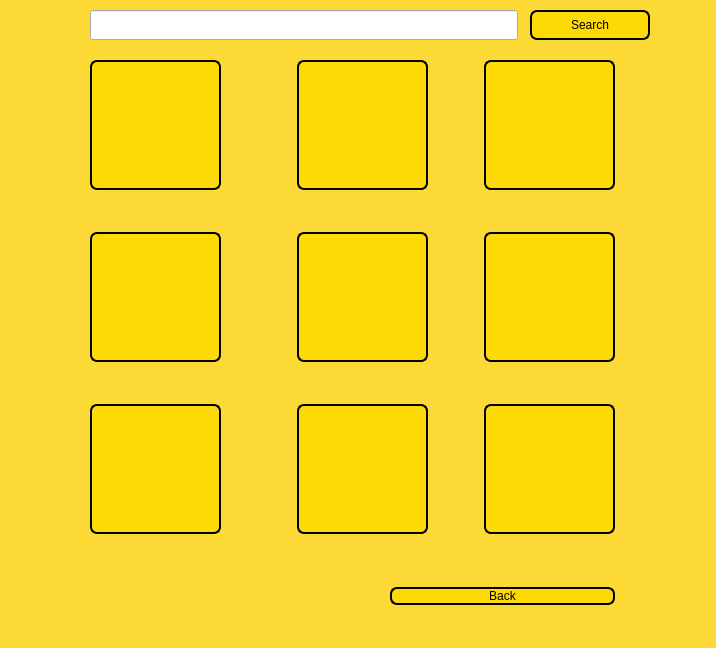
<?xml version="1.0" encoding="UTF-8"?>
<ui version="4.0">
 <class>HomeWindow</class>
 <widget class="QMainWindow" name="HomeWindow">
  <property name="geometry">
   <rect>
    <x>0</x>
    <y>0</y>
    <width>716</width>
    <height>648</height>
   </rect>
  </property>
  <property name="windowTitle">
   <string>MainWindow</string>
  </property>
  <widget class="QWidget" name="centralwidget">
   <property name="styleSheet">
    <string notr="true">#centralwidget
{
	background-color: #FDD935;
}

QLabel
{
font: 17pt &quot;Cooper Black&quot;;
}

QPushButton
{
	font: 15pt &quot;Cooper Black&quot;;
	background-color: #FDD905 ;
	border-Radius: 7px;
	border: 2px solid  black;
	
	
		
	
	
	
	
	
	
	
}

QPushButton:hover
{
	border-Radius: 7px;
	border: 4px solid  red;
}

QLineEdit
{
	font: 19pt &quot;MV Boli&quot;;
}

</string>
   </property>
   <widget class="QWidget" name="verticalLayoutWidget">
    <property name="geometry">
     <rect>
      <x>90</x>
      <y>60</y>
      <width>558</width>
      <height>674</height>
     </rect>
    </property>
    <property name="sizePolicy">
     <sizepolicy hsizetype="Expanding" vsizetype="Preferred">
      <horstretch>0</horstretch>
      <verstretch>0</verstretch>
     </sizepolicy>
    </property>
    <property name="minimumSize">
     <size>
      <width>0</width>
      <height>130</height>
     </size>
    </property>
    <layout class="QVBoxLayout" name="verticalLayout">
     <property name="sizeConstraint">
      <enum>QLayout::SetFixedSize</enum>
     </property>
     <item>
      <layout class="QHBoxLayout" name="horizontalLayout_2">
       <property name="topMargin">
        <number>0</number>
       </property>
       <item>
        <widget class="QPushButton" name="pushButton_1">
         <property name="sizePolicy">
          <sizepolicy hsizetype="Fixed" vsizetype="Fixed">
           <horstretch>0</horstretch>
           <verstretch>0</verstretch>
          </sizepolicy>
         </property>
         <property name="minimumSize">
          <size>
           <width>131</width>
           <height>130</height>
          </size>
         </property>
         <property name="maximumSize">
          <size>
           <width>131</width>
           <height>130</height>
          </size>
         </property>
         <property name="styleSheet">
          <string notr="true">background-image: url(:/Icons/PL.jpg);</string>
         </property>
         <property name="text">
          <string/>
         </property>
        </widget>
       </item>
       <item>
        <spacer name="horizontalSpacer_2">
         <property name="orientation">
          <enum>Qt::Horizontal</enum>
         </property>
         <property name="sizeType">
          <enum>QSizePolicy::Fixed</enum>
         </property>
         <property name="sizeHint" stdset="0">
          <size>
           <width>70</width>
           <height>20</height>
          </size>
         </property>
        </spacer>
       </item>
       <item>
        <widget class="QPushButton" name="pushButton_2">
         <property name="sizePolicy">
          <sizepolicy hsizetype="Fixed" vsizetype="Fixed">
           <horstretch>0</horstretch>
           <verstretch>0</verstretch>
          </sizepolicy>
         </property>
         <property name="minimumSize">
          <size>
           <width>131</width>
           <height>130</height>
          </size>
         </property>
         <property name="maximumSize">
          <size>
           <width>131</width>
           <height>130</height>
          </size>
         </property>
         <property name="styleSheet">
          <string notr="true">background-image: url(:/Icons/PL.jpg);</string>
         </property>
         <property name="text">
          <string/>
         </property>
        </widget>
       </item>
       <item>
        <spacer name="horizontalSpacer_11">
         <property name="orientation">
          <enum>Qt::Horizontal</enum>
         </property>
         <property name="sizeType">
          <enum>QSizePolicy::Expanding</enum>
         </property>
         <property name="sizeHint" stdset="0">
          <size>
           <width>50</width>
           <height>20</height>
          </size>
         </property>
        </spacer>
       </item>
       <item>
        <widget class="QPushButton" name="pushButton_3">
         <property name="sizePolicy">
          <sizepolicy hsizetype="Fixed" vsizetype="Fixed">
           <horstretch>0</horstretch>
           <verstretch>0</verstretch>
          </sizepolicy>
         </property>
         <property name="minimumSize">
          <size>
           <width>131</width>
           <height>130</height>
          </size>
         </property>
         <property name="maximumSize">
          <size>
           <width>131</width>
           <height>130</height>
          </size>
         </property>
         <property name="styleSheet">
          <string notr="true">background-image: url(:/Icons/PL.jpg);</string>
         </property>
         <property name="text">
          <string/>
         </property>
        </widget>
       </item>
      </layout>
     </item>
     <item>
      <layout class="QHBoxLayout" name="horizontalLayout_9">
       <property name="topMargin">
        <number>10</number>
       </property>
       <item>
        <widget class="QLabel" name="label_1">
         <property name="sizePolicy">
          <sizepolicy hsizetype="Fixed" vsizetype="Preferred">
           <horstretch>0</horstretch>
           <verstretch>0</verstretch>
          </sizepolicy>
         </property>
         <property name="minimumSize">
          <size>
           <width>131</width>
           <height>0</height>
          </size>
         </property>
         <property name="maximumSize">
          <size>
           <width>131</width>
           <height>16777215</height>
          </size>
         </property>
         <property name="text">
          <string/>
         </property>
         <property name="alignment">
          <set>Qt::AlignCenter</set>
         </property>
        </widget>
       </item>
       <item>
        <spacer name="horizontalSpacer_13">
         <property name="orientation">
          <enum>Qt::Horizontal</enum>
         </property>
         <property name="sizeType">
          <enum>QSizePolicy::Fixed</enum>
         </property>
         <property name="sizeHint" stdset="0">
          <size>
           <width>70</width>
           <height>20</height>
          </size>
         </property>
        </spacer>
       </item>
       <item>
        <widget class="QLabel" name="label_2">
         <property name="sizePolicy">
          <sizepolicy hsizetype="Fixed" vsizetype="Preferred">
           <horstretch>0</horstretch>
           <verstretch>0</verstretch>
          </sizepolicy>
         </property>
         <property name="minimumSize">
          <size>
           <width>131</width>
           <height>0</height>
          </size>
         </property>
         <property name="maximumSize">
          <size>
           <width>131</width>
           <height>16777215</height>
          </size>
         </property>
         <property name="text">
          <string/>
         </property>
         <property name="alignment">
          <set>Qt::AlignCenter</set>
         </property>
        </widget>
       </item>
       <item>
        <spacer name="horizontalSpacer_12">
         <property name="orientation">
          <enum>Qt::Horizontal</enum>
         </property>
         <property name="sizeType">
          <enum>QSizePolicy::Expanding</enum>
         </property>
         <property name="sizeHint" stdset="0">
          <size>
           <width>50</width>
           <height>20</height>
          </size>
         </property>
        </spacer>
       </item>
       <item>
        <widget class="QLabel" name="label_3">
         <property name="sizePolicy">
          <sizepolicy hsizetype="Fixed" vsizetype="Preferred">
           <horstretch>0</horstretch>
           <verstretch>0</verstretch>
          </sizepolicy>
         </property>
         <property name="minimumSize">
          <size>
           <width>131</width>
           <height>0</height>
          </size>
         </property>
         <property name="maximumSize">
          <size>
           <width>131</width>
           <height>16777215</height>
          </size>
         </property>
         <property name="text">
          <string/>
         </property>
         <property name="alignment">
          <set>Qt::AlignCenter</set>
         </property>
        </widget>
       </item>
      </layout>
     </item>
     <item>
      <layout class="QHBoxLayout" name="horizontalLayout_4">
       <property name="topMargin">
        <number>0</number>
       </property>
       <item>
        <widget class="QPushButton" name="pushButton_4">
         <property name="sizePolicy">
          <sizepolicy hsizetype="Fixed" vsizetype="Fixed">
           <horstretch>0</horstretch>
           <verstretch>0</verstretch>
          </sizepolicy>
         </property>
         <property name="minimumSize">
          <size>
           <width>131</width>
           <height>130</height>
          </size>
         </property>
         <property name="maximumSize">
          <size>
           <width>131</width>
           <height>130</height>
          </size>
         </property>
         <property name="styleSheet">
          <string notr="true">background-image: url(:/Icons/PL.jpg);</string>
         </property>
         <property name="text">
          <string/>
         </property>
        </widget>
       </item>
       <item>
        <spacer name="horizontalSpacer_5">
         <property name="orientation">
          <enum>Qt::Horizontal</enum>
         </property>
         <property name="sizeType">
          <enum>QSizePolicy::Fixed</enum>
         </property>
         <property name="sizeHint" stdset="0">
          <size>
           <width>70</width>
           <height>20</height>
          </size>
         </property>
        </spacer>
       </item>
       <item>
        <widget class="QPushButton" name="pushButton_5">
         <property name="sizePolicy">
          <sizepolicy hsizetype="Fixed" vsizetype="Fixed">
           <horstretch>0</horstretch>
           <verstretch>0</verstretch>
          </sizepolicy>
         </property>
         <property name="minimumSize">
          <size>
           <width>131</width>
           <height>130</height>
          </size>
         </property>
         <property name="maximumSize">
          <size>
           <width>131</width>
           <height>130</height>
          </size>
         </property>
         <property name="styleSheet">
          <string notr="true">background-image: url(:/Icons/PL.jpg);</string>
         </property>
         <property name="text">
          <string/>
         </property>
        </widget>
       </item>
       <item>
        <spacer name="horizontalSpacer_6">
         <property name="orientation">
          <enum>Qt::Horizontal</enum>
         </property>
         <property name="sizeType">
          <enum>QSizePolicy::Expanding</enum>
         </property>
         <property name="sizeHint" stdset="0">
          <size>
           <width>50</width>
           <height>20</height>
          </size>
         </property>
        </spacer>
       </item>
       <item>
        <widget class="QPushButton" name="pushButton_6">
         <property name="sizePolicy">
          <sizepolicy hsizetype="Fixed" vsizetype="Fixed">
           <horstretch>0</horstretch>
           <verstretch>0</verstretch>
          </sizepolicy>
         </property>
         <property name="minimumSize">
          <size>
           <width>131</width>
           <height>130</height>
          </size>
         </property>
         <property name="maximumSize">
          <size>
           <width>131</width>
           <height>130</height>
          </size>
         </property>
         <property name="styleSheet">
          <string notr="true">background-image: url(:/Icons/PL.jpg);</string>
         </property>
         <property name="text">
          <string/>
         </property>
        </widget>
       </item>
      </layout>
     </item>
     <item>
      <layout class="QHBoxLayout" name="horizontalLayout_12">
       <property name="topMargin">
        <number>10</number>
       </property>
       <item>
        <widget class="QLabel" name="label_4">
         <property name="sizePolicy">
          <sizepolicy hsizetype="Fixed" vsizetype="Preferred">
           <horstretch>0</horstretch>
           <verstretch>0</verstretch>
          </sizepolicy>
         </property>
         <property name="minimumSize">
          <size>
           <width>131</width>
           <height>0</height>
          </size>
         </property>
         <property name="maximumSize">
          <size>
           <width>131</width>
           <height>16777215</height>
          </size>
         </property>
         <property name="text">
          <string/>
         </property>
         <property name="alignment">
          <set>Qt::AlignCenter</set>
         </property>
        </widget>
       </item>
       <item>
        <spacer name="horizontalSpacer_14">
         <property name="orientation">
          <enum>Qt::Horizontal</enum>
         </property>
         <property name="sizeType">
          <enum>QSizePolicy::Fixed</enum>
         </property>
         <property name="sizeHint" stdset="0">
          <size>
           <width>70</width>
           <height>20</height>
          </size>
         </property>
        </spacer>
       </item>
       <item>
        <widget class="QLabel" name="label_5">
         <property name="sizePolicy">
          <sizepolicy hsizetype="Fixed" vsizetype="Preferred">
           <horstretch>0</horstretch>
           <verstretch>0</verstretch>
          </sizepolicy>
         </property>
         <property name="minimumSize">
          <size>
           <width>131</width>
           <height>0</height>
          </size>
         </property>
         <property name="maximumSize">
          <size>
           <width>131</width>
           <height>16777215</height>
          </size>
         </property>
         <property name="text">
          <string/>
         </property>
         <property name="alignment">
          <set>Qt::AlignCenter</set>
         </property>
        </widget>
       </item>
       <item>
        <spacer name="horizontalSpacer_7">
         <property name="orientation">
          <enum>Qt::Horizontal</enum>
         </property>
         <property name="sizeType">
          <enum>QSizePolicy::Expanding</enum>
         </property>
         <property name="sizeHint" stdset="0">
          <size>
           <width>50</width>
           <height>20</height>
          </size>
         </property>
        </spacer>
       </item>
       <item>
        <widget class="QLabel" name="label_6">
         <property name="sizePolicy">
          <sizepolicy hsizetype="Fixed" vsizetype="Preferred">
           <horstretch>0</horstretch>
           <verstretch>0</verstretch>
          </sizepolicy>
         </property>
         <property name="minimumSize">
          <size>
           <width>131</width>
           <height>0</height>
          </size>
         </property>
         <property name="maximumSize">
          <size>
           <width>131</width>
           <height>16777215</height>
          </size>
         </property>
         <property name="text">
          <string/>
         </property>
         <property name="alignment">
          <set>Qt::AlignCenter</set>
         </property>
        </widget>
       </item>
      </layout>
     </item>
     <item>
      <layout class="QHBoxLayout" name="horizontalLayout_6">
       <property name="topMargin">
        <number>0</number>
       </property>
       <item>
        <widget class="QPushButton" name="pushButton_7">
         <property name="sizePolicy">
          <sizepolicy hsizetype="Fixed" vsizetype="Fixed">
           <horstretch>0</horstretch>
           <verstretch>0</verstretch>
          </sizepolicy>
         </property>
         <property name="minimumSize">
          <size>
           <width>131</width>
           <height>130</height>
          </size>
         </property>
         <property name="maximumSize">
          <size>
           <width>131</width>
           <height>130</height>
          </size>
         </property>
         <property name="styleSheet">
          <string notr="true">background-image: url(:/Icons/PL.jpg);</string>
         </property>
         <property name="text">
          <string/>
         </property>
        </widget>
       </item>
       <item>
        <spacer name="horizontalSpacer_9">
         <property name="orientation">
          <enum>Qt::Horizontal</enum>
         </property>
         <property name="sizeType">
          <enum>QSizePolicy::Fixed</enum>
         </property>
         <property name="sizeHint" stdset="0">
          <size>
           <width>70</width>
           <height>20</height>
          </size>
         </property>
        </spacer>
       </item>
       <item>
        <widget class="QPushButton" name="pushButton_8">
         <property name="sizePolicy">
          <sizepolicy hsizetype="Fixed" vsizetype="Fixed">
           <horstretch>0</horstretch>
           <verstretch>0</verstretch>
          </sizepolicy>
         </property>
         <property name="minimumSize">
          <size>
           <width>131</width>
           <height>130</height>
          </size>
         </property>
         <property name="maximumSize">
          <size>
           <width>131</width>
           <height>130</height>
          </size>
         </property>
         <property name="styleSheet">
          <string notr="true">background-image: url(:/Icons/PL.jpg);</string>
         </property>
         <property name="text">
          <string/>
         </property>
        </widget>
       </item>
       <item>
        <spacer name="horizontalSpacer_8">
         <property name="orientation">
          <enum>Qt::Horizontal</enum>
         </property>
         <property name="sizeType">
          <enum>QSizePolicy::Expanding</enum>
         </property>
         <property name="sizeHint" stdset="0">
          <size>
           <width>50</width>
           <height>20</height>
          </size>
         </property>
        </spacer>
       </item>
       <item>
        <widget class="QPushButton" name="pushButton_9">
         <property name="sizePolicy">
          <sizepolicy hsizetype="Fixed" vsizetype="Fixed">
           <horstretch>0</horstretch>
           <verstretch>0</verstretch>
          </sizepolicy>
         </property>
         <property name="minimumSize">
          <size>
           <width>131</width>
           <height>130</height>
          </size>
         </property>
         <property name="maximumSize">
          <size>
           <width>131</width>
           <height>130</height>
          </size>
         </property>
         <property name="styleSheet">
          <string notr="true">background-image: url(:/Icons/PL.jpg);</string>
         </property>
         <property name="text">
          <string/>
         </property>
        </widget>
       </item>
      </layout>
     </item>
     <item>
      <layout class="QHBoxLayout" name="horizontalLayout_11">
       <property name="topMargin">
        <number>10</number>
       </property>
       <item>
        <widget class="QLabel" name="label_7">
         <property name="sizePolicy">
          <sizepolicy hsizetype="Fixed" vsizetype="Preferred">
           <horstretch>0</horstretch>
           <verstretch>0</verstretch>
          </sizepolicy>
         </property>
         <property name="minimumSize">
          <size>
           <width>131</width>
           <height>0</height>
          </size>
         </property>
         <property name="maximumSize">
          <size>
           <width>131</width>
           <height>16777215</height>
          </size>
         </property>
         <property name="text">
          <string/>
         </property>
         <property name="alignment">
          <set>Qt::AlignCenter</set>
         </property>
        </widget>
       </item>
       <item>
        <spacer name="horizontalSpacer_16">
         <property name="orientation">
          <enum>Qt::Horizontal</enum>
         </property>
         <property name="sizeType">
          <enum>QSizePolicy::Fixed</enum>
         </property>
         <property name="sizeHint" stdset="0">
          <size>
           <width>70</width>
           <height>20</height>
          </size>
         </property>
        </spacer>
       </item>
       <item>
        <widget class="QLabel" name="label_8">
         <property name="sizePolicy">
          <sizepolicy hsizetype="Fixed" vsizetype="Preferred">
           <horstretch>0</horstretch>
           <verstretch>0</verstretch>
          </sizepolicy>
         </property>
         <property name="minimumSize">
          <size>
           <width>131</width>
           <height>0</height>
          </size>
         </property>
         <property name="maximumSize">
          <size>
           <width>131</width>
           <height>16777215</height>
          </size>
         </property>
         <property name="text">
          <string/>
         </property>
         <property name="alignment">
          <set>Qt::AlignCenter</set>
         </property>
        </widget>
       </item>
       <item>
        <spacer name="horizontalSpacer_18">
         <property name="orientation">
          <enum>Qt::Horizontal</enum>
         </property>
         <property name="sizeType">
          <enum>QSizePolicy::Expanding</enum>
         </property>
         <property name="sizeHint" stdset="0">
          <size>
           <width>50</width>
           <height>20</height>
          </size>
         </property>
        </spacer>
       </item>
       <item>
        <widget class="QLabel" name="label_9">
         <property name="sizePolicy">
          <sizepolicy hsizetype="Fixed" vsizetype="Preferred">
           <horstretch>0</horstretch>
           <verstretch>0</verstretch>
          </sizepolicy>
         </property>
         <property name="minimumSize">
          <size>
           <width>131</width>
           <height>0</height>
          </size>
         </property>
         <property name="maximumSize">
          <size>
           <width>131</width>
           <height>16777215</height>
          </size>
         </property>
         <property name="text">
          <string/>
         </property>
         <property name="alignment">
          <set>Qt::AlignCenter</set>
         </property>
        </widget>
       </item>
      </layout>
     </item>
     <item>
      <layout class="QHBoxLayout" name="horizontalLayout">
       <property name="topMargin">
        <number>10</number>
       </property>
       <item>
        <spacer name="horizontalSpacer">
         <property name="orientation">
          <enum>Qt::Horizontal</enum>
         </property>
         <property name="sizeType">
          <enum>QSizePolicy::Fixed</enum>
         </property>
         <property name="sizeHint" stdset="0">
          <size>
           <width>300</width>
           <height>20</height>
          </size>
         </property>
        </spacer>
       </item>
       <item>
        <widget class="QPushButton" name="backButton">
         <property name="styleSheet">
          <string notr="true">QPushButton
{
	font: 15pt &quot;Cooper Black&quot;;
	background-color: #FDD905 ;
	border-Radius: 7px;
	border: 2px solid  black;
}

QPushButton:hover{
color: #FDD905;
	background-color: rgb(0, 0, 0);
}</string>
         </property>
         <property name="text">
          <string>Back</string>
         </property>
        </widget>
       </item>
      </layout>
     </item>
     <item>
      <spacer name="verticalSpacer">
       <property name="orientation">
        <enum>Qt::Vertical</enum>
       </property>
       <property name="sizeHint" stdset="0">
        <size>
         <width>20</width>
         <height>40</height>
        </size>
       </property>
      </spacer>
     </item>
    </layout>
   </widget>
   <widget class="QLineEdit" name="Search_line">
    <property name="geometry">
     <rect>
      <x>90</x>
      <y>10</y>
      <width>428</width>
      <height>30</height>
     </rect>
    </property>
    <property name="sizePolicy">
     <sizepolicy hsizetype="Expanding" vsizetype="Expanding">
      <horstretch>0</horstretch>
      <verstretch>0</verstretch>
     </sizepolicy>
    </property>
    <property name="minimumSize">
     <size>
      <width>0</width>
      <height>30</height>
     </size>
    </property>
    <property name="maximumSize">
     <size>
      <width>16777215</width>
      <height>20</height>
     </size>
    </property>
    <property name="baseSize">
     <size>
      <width>0</width>
      <height>0</height>
     </size>
    </property>
   </widget>
   <widget class="QPushButton" name="searchButton">
    <property name="geometry">
     <rect>
      <x>530</x>
      <y>10</y>
      <width>120</width>
      <height>30</height>
     </rect>
    </property>
    <property name="sizePolicy">
     <sizepolicy hsizetype="Expanding" vsizetype="Expanding">
      <horstretch>0</horstretch>
      <verstretch>0</verstretch>
     </sizepolicy>
    </property>
    <property name="minimumSize">
     <size>
      <width>120</width>
      <height>30</height>
     </size>
    </property>
    <property name="maximumSize">
     <size>
      <width>120</width>
      <height>30</height>
     </size>
    </property>
    <property name="styleSheet">
     <string notr="true">QPushButton
{
	font: 15pt &quot;Cooper Black&quot;;
	background-color: #FDD905 ;
	border-Radius: 7px;
	border: 2px solid  black;
}

QPushButton:hover{
color: #FDD905;
	background-color: rgb(0, 0, 0);
}</string>
    </property>
    <property name="text">
     <string>Search</string>
    </property>
   </widget>
  </widget>
 </widget>
 <resources/>
 <connections/>
</ui>
